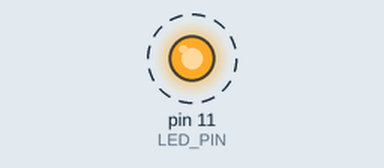
Simulated run of this program. Board: Raspberry Pi (header pin numbers). Parts: output pins drawn as LEDs (lit = HIGH). Dashed ring = blinking. What the program prints to the terminal is not drawn.

Above: at 0.5 s.
Timing chart, 0 to 4.6 s (numbered marks = the images above):
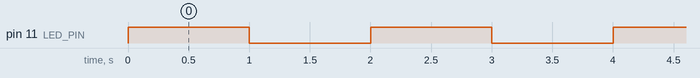

The program:

blink_BOARD.py
```python
import RPi.GPIO as GPIO
import time

# Set up GPIO mode
# Use GPIO.BOARD to refer to pins by their physical pin number
GPIO.setmode(GPIO.BOARD)
GPIO.setwarnings(False)  # Opcional: silenciar advertencias

# Set up GPIO pin 11 as an output pin
LED_PIN = 11 # Pin físico 11 (GPIO 17)
GPIO.setup(LED_PIN, GPIO.OUT, initial=GPIO.LOW)

print("Blinking LED on BOARD pin 11")
# Blink the LED indefinitely
try:
    while True:
        print("Turning on LED on BOARD pin 11")
        GPIO.output(LED_PIN, True) # Turn the LED on
        time.sleep(1)
        print("Turning off LED on BOARD pin 11")
        GPIO.output(LED_PIN, False) # Turn the LED off
        time.sleep(1)
except KeyboardInterrupt:
    print(" Exiting program...")
finally:
    GPIO.cleanup() # Clean up GPIO settings avoid GPIO allocated error (pin en uso)
```

Measured:
- by itself, pin 11 (LED_PIN): alternates HIGH for 1.0 s and LOW for 1.0 s
